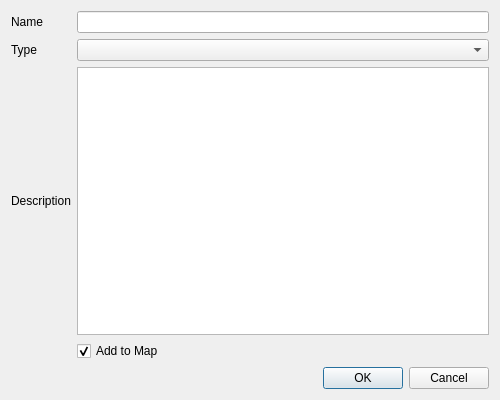
<?xml version="1.0" encoding="UTF-8"?>
<ui version="4.0">
 <class>MaskAttribute</class>
 <widget class="QDialog" name="MaskAttribute">
  <property name="geometry">
   <rect>
    <x>0</x>
    <y>0</y>
    <width>500</width>
    <height>400</height>
   </rect>
  </property>
  <property name="windowTitle">
   <string>Dialog</string>
  </property>
  <layout class="QGridLayout" name="gridLayout_2">
   <item row="0" column="0">
    <layout class="QGridLayout" name="gridLayout">
     <item row="0" column="0">
      <widget class="QLabel" name="label">
       <property name="text">
        <string>Name</string>
       </property>
      </widget>
     </item>
     <item row="3" column="1">
      <widget class="QCheckBox" name="chkAddToMap">
       <property name="text">
        <string>Add to Map</string>
       </property>
       <property name="checked">
        <bool>true</bool>
       </property>
      </widget>
     </item>
     <item row="2" column="1">
      <widget class="QTextEdit" name="txtDescription"/>
     </item>
     <item row="2" column="0">
      <widget class="QLabel" name="label_2">
       <property name="text">
        <string>Description</string>
       </property>
      </widget>
     </item>
     <item row="1" column="1">
      <widget class="QComboBox" name="cboType"/>
     </item>
     <item row="0" column="1">
      <widget class="QLineEdit" name="txtName">
       <property name="maxLength">
        <number>255</number>
       </property>
      </widget>
     </item>
     <item row="4" column="1">
      <widget class="QDialogButtonBox" name="buttonBox">
       <property name="standardButtons">
        <set>QDialogButtonBox::Cancel|QDialogButtonBox::Ok</set>
       </property>
      </widget>
     </item>
     <item row="1" column="0">
      <widget class="QLabel" name="label_3">
       <property name="text">
        <string>Type</string>
       </property>
      </widget>
     </item>
    </layout>
   </item>
  </layout>
 </widget>
 <tabstops>
  <tabstop>txtName</tabstop>
  <tabstop>cboType</tabstop>
  <tabstop>txtDescription</tabstop>
 </tabstops>
 <resources/>
 <connections/>
</ui>
